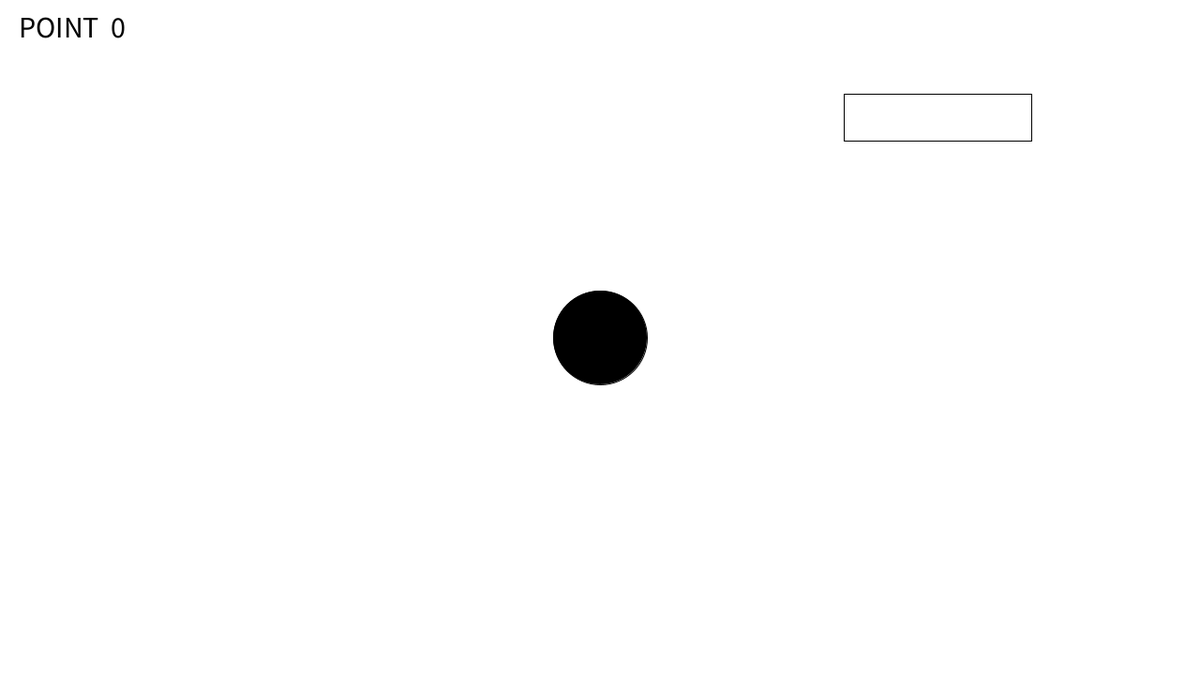
Frame 1 (no input)
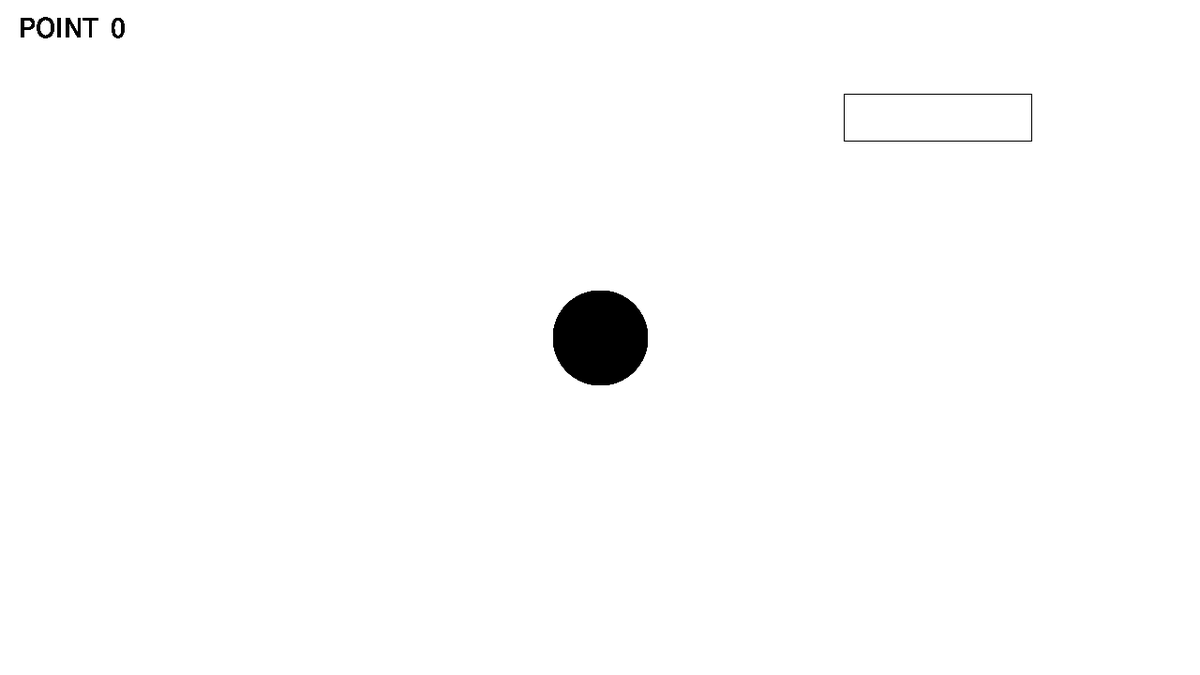
Frame 60 (the mouse pressed at the canvas centre just before this capture)
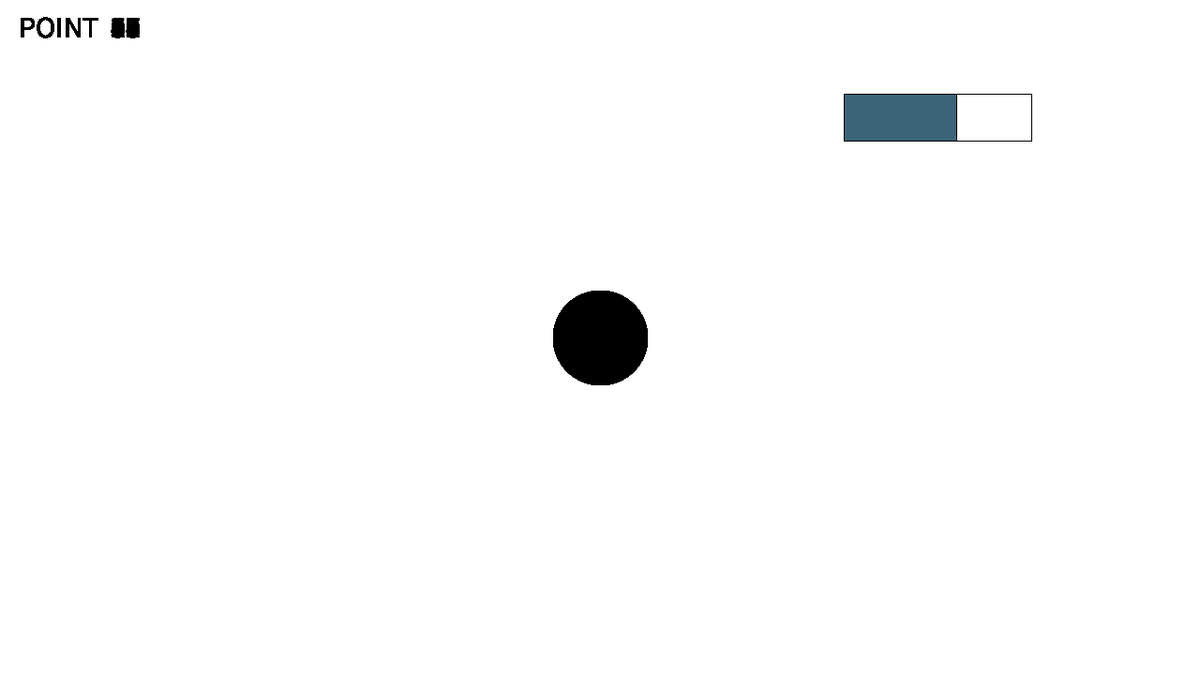
Frame 120 (the mouse held since frame 60 and released just before this capture)

The Processing sketch that drew these frames (run headless with seeded random() and noise(); from frame 60 on, the mouse is pressed at the canvas centre):

// Processing sketch: processing_115183
// ── processing_115183.pde

float x,y,dist,randx,randy,randz,cirkelx,cirkely;
int point = 0;
int cirkler = 0;
int counter = 0;


void setup(){
  size (1280,720);
  frameRate(60);
  cirkelx = 640;
  cirkely = 360;
  background(255,255,255);
}

void draw(){    
  textSize(32);
  x = mouseX;
  y = mouseY;
  randx =random(1,255);
  randy=random(1,255);
  randz=random(1,255);
    dist = sqrt((x-cirkelx)*(x-cirkelx)+(y-cirkely)*(y-cirkely));


  if (dist<=65+counter && dist>=50 ){
    cirkelx = random(70,1230);
    cirkely = random(90,670);
    fill(0,0,0);
    ellipse(cirkelx,cirkely,100,100);
    noFill();
    background(255,255,255);
      }
    else if(dist<50 && mousePressed==true){
      point++;
      counter++;
      }
    fill(0,0,0);
   text("POINT " + " " + point,20,40);
   println(dist);
    fill(0,0,0);
      ellipse(cirkelx,cirkely,100,100);
    noFill();
  if(keyPressed==true){
     background(255,255,255);
   } 
   line(900,100,1100,100);
   line(900,150,1100,150);
   line(900,100,900,150);
   line(1100,100,1100,150);
   if(point>=0 && point<=100){
   fill(randx,randy,randz);
     rect(900,100,point*2,50);
   }
   noFill();
   if(point>=100){
   text("DU HAR VUNDET", 900,50);
   point= 100;
   }
}

  
